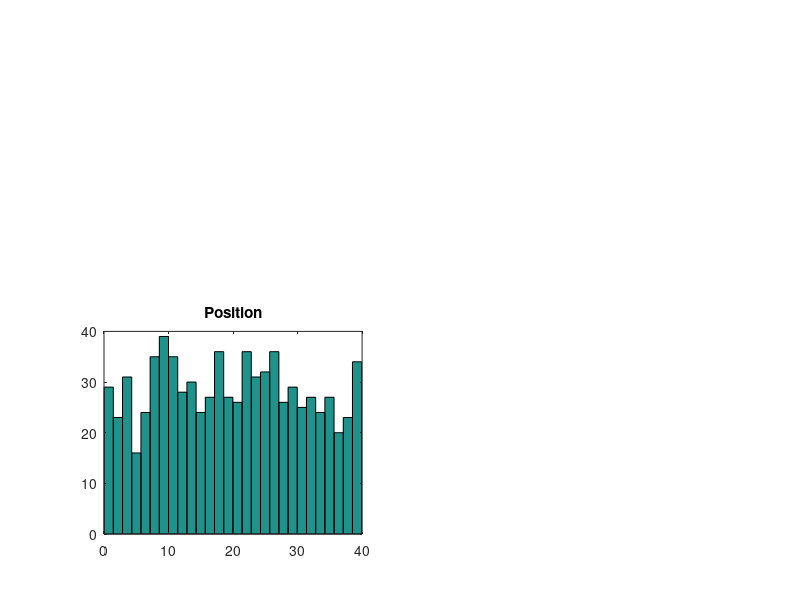

Source code (MATLAB): (Note: this script raises an error after producing the figure.)
position_data = [20.202
18.224
06.305
02.111
37.197
38.124
14.860
19.453
25.153
36.614
34.425
38.231
02.940
09.512
16.913
29.817
31.247
23.127
14.386
23.800
12.504
09.917
08.089
26.076
21.374
08.208
03.878
29.294
31.370
24.644
36.903
39.275
29.271
02.002
22.627
38.119
21.422
35.207
11.784
18.002
14.602
34.814
33.655
09.274
19.062
09.938
25.006
32.247
32.438
31.524
21.335
04.168
20.635
22.091
32.556
31.180
35.433
39.491
37.009
09.620
38.415
39.933
25.706
11.883
16.964
19.478
12.962
19.074
20.472
23.381
00.084
26.060
13.519
19.129
35.535
24.061
17.662
11.702
38.016
21.756
14.625
38.527
18.141
17.942
31.048
16.812
29.920
07.125
38.582
27.364
04.985
03.954
23.026
26.705
10.543
33.272
02.294
23.259
26.260
09.600
25.430
33.539
15.813
23.196
23.474
10.755
35.599
39.412
07.908
10.921
16.086
03.875
03.508
10.514
30.568
28.112
19.842
14.907
11.578
28.521
29.256
38.263
26.979
26.215
09.101
33.263
25.758
06.027
22.069
22.996
07.808
20.085
10.897
17.507
22.482
24.651
32.316
23.993
17.488
38.503
10.040
22.273
22.651
06.965
27.676
16.159
22.382
07.748
29.858
26.514
26.173
23.089
33.515
03.233
08.182
27.249
11.080
21.098
35.018
39.253
13.585
28.387
35.053
27.816
13.939
37.302
03.131
08.723
09.366
21.760
21.272
24.508
06.810
00.752
29.001
22.099
26.304
34.439
36.168
26.136
34.626
25.342
36.658
04.045
05.241
18.438
13.121
33.462
10.390
11.649
00.880
13.463
27.318
02.189
03.423
08.110
23.035
24.387
22.396
14.145
30.616
01.093
21.768
24.226
24.930
13.430
08.857
32.945
06.846
12.641
24.153
24.907
12.307
12.928
07.373
32.488
16.336
15.667
08.983
15.454
21.890
03.060
04.370
35.454
09.625
23.225
02.149
15.448
37.018
28.937
18.585
07.473
13.924
08.659
16.861
21.713
26.519
21.212
02.940
15.653
12.734
14.374
09.023
04.174
29.642
12.894
01.109
29.775
16.911
02.843
18.933
06.648
10.317
16.935
14.546
23.194
35.438
19.389
20.081
34.604
14.023
39.089
05.744
00.465
24.205
06.266
05.826
21.920
10.542
30.595
33.537
28.731
21.071
17.572
14.747
18.661
15.897
35.207
06.186
39.911
05.486
34.531
05.435
31.928
16.731
35.103
28.069
20.707
30.954
30.657
21.509
01.786
30.431
10.201
05.730
17.465
28.632
26.361
17.646
04.319
04.263
15.424
29.077
32.934
10.328
02.504
07.396
23.837
26.805
10.434
13.513
21.927
09.184
32.443
03.572
06.267
14.957
26.368
18.777
02.948
26.338
02.093
31.988
35.761
09.816
24.114
30.277
32.788
21.828
17.550
29.334
06.544
24.686
08.654
38.698
01.143
38.034
09.782
05.961
12.051
38.516
14.001
23.668
12.264
33.926
15.950
24.366
03.364
18.038
23.270
17.252
10.693
18.413
26.859
34.154
38.989
21.888
18.405
33.071
38.099
01.062
20.095
14.253
18.015
09.999
04.101
16.820
38.250
08.480
08.368
03.176
38.662
31.539
20.452
23.964
17.158
24.629
22.588
08.100
14.271
34.672
08.846
00.392
15.422
03.357
39.220
33.543
28.762
31.440
05.648
31.819
39.798
31.443
31.432
00.434
03.578
01.024
28.208
17.712
31.038
10.407
13.582
16.339
18.172
04.686
27.706
15.519
35.019
35.395
38.564
27.635
36.034
35.664
13.381
30.980
34.194
19.400
37.552
14.417
38.327
17.294
22.671
00.318
26.402
01.119
01.668
18.900
17.135
12.658
21.796
00.064
28.069
24.705
15.110
28.128
10.361
39.024
31.313
10.326
08.818
09.713
19.267
21.736
10.318
10.366
21.171
07.257
14.539
39.516
37.354
25.579
28.028
21.243
09.812
10.527
25.930
26.469
39.099
21.985
05.273
35.320
11.825
01.558
29.559
02.107
35.013
17.426
36.417
11.811
08.714
38.327
28.466
10.652
39.773
18.384
12.045
33.126
07.282
22.489
09.335
34.120
34.249
36.196
06.434
07.001
20.180
24.635
13.282
27.298
25.710
11.652
20.906
06.399
13.152
03.437
27.269
30.883
35.732
00.140
25.073
00.451
33.500
04.477
23.199
21.054
15.355
08.106
08.024
19.732
24.300
14.537
01.694
03.763
16.999
01.619
01.471
09.144
38.909
17.135
27.625
32.036
02.687
17.817
06.898
31.693
20.287
05.076
14.383
34.541
38.099
00.020
08.735
16.429
39.666
35.822
23.960
33.732
31.990
27.287
25.586
13.855
19.099
25.433
19.843
21.829
30.508
19.202
01.558
12.058
12.422
26.889
19.775
12.928
05.925
06.666
29.703
16.859
09.153
28.552
05.391
39.514
09.341
29.479
09.615
29.266
35.871
38.562
35.783
31.665
06.866
11.494
11.214
03.501
19.590
30.943
22.007
07.228
08.830
14.124
26.738
38.882
07.679
19.205
29.579
11.235
31.533
38.978
02.993
28.859
28.842
13.215
25.974
12.861
01.092
00.416
15.871
00.460
09.696
25.126
00.174
18.194
38.891
18.797
19.178
27.447
11.485
20.142
31.292
27.092
18.179
35.208
09.811
10.456
21.446
37.902
13.298
32.424
11.344
38.444
21.294
27.401
23.373
00.258
32.884
29.962
17.399
05.034
07.729
07.428
01.902
11.241
07.496
17.213
09.200
23.089
10.168
11.695
25.051
04.983
00.569
09.471
29.936
00.743
07.467
14.266
39.543
07.380
00.992
31.369
38.423
09.986
23.618
06.390
23.451
07.285
03.830
12.212
12.729
06.662
33.624
17.458
30.687
03.002
39.348
03.371
31.663
37.403
19.926
15.912
31.870
39.867
07.354
26.028
23.656
14.301
21.419
23.386
26.110
24.696
23.897
27.541
02.572
28.082
27.094
25.366
28.226
32.886
37.358
34.714
19.977
20.573
16.331
31.650
25.944
33.942
00.954
02.260
33.393
07.237
17.877
09.876
11.597
11.213
18.695
24.733
20.076
10.561
29.534
25.427
02.858
21.628
11.817
30.204
35.841
35.079
10.602
10.958
17.045
31.205
22.737
03.979
08.474
24.806
09.096
38.861
13.519
12.103
03.540
00.618
25.255
33.872
15.766
19.925
28.715
37.030
26.049
12.560
04.126
11.129
26.970
01.481
18.332
36.751
20.497
13.616
08.037
09.521
08.409
08.322
11.217
16.507
39.836
25.619
31.998
00.987
21.768
19.654
29.468
17.107
16.718
26.518
22.371
07.692
26.286
05.395
39.295
36.485
30.172
08.183
17.930
30.355
37.304
35.067
07.165
17.500
29.013
22.215
32.225
24.463
13.797
02.589
25.766
17.753
09.014
22.042
26.775
25.146
16.935
00.240
04.316
07.224
10.872
39.566
14.630
11.504
31.716
25.075
27.754
29.477
35.996];

position_data_size = length(position_data);
subplot(2,2,3);

hist(position_data,sqrt(position_data_size));
title('Position');

position_b = expectation_value_uniform(position_data);